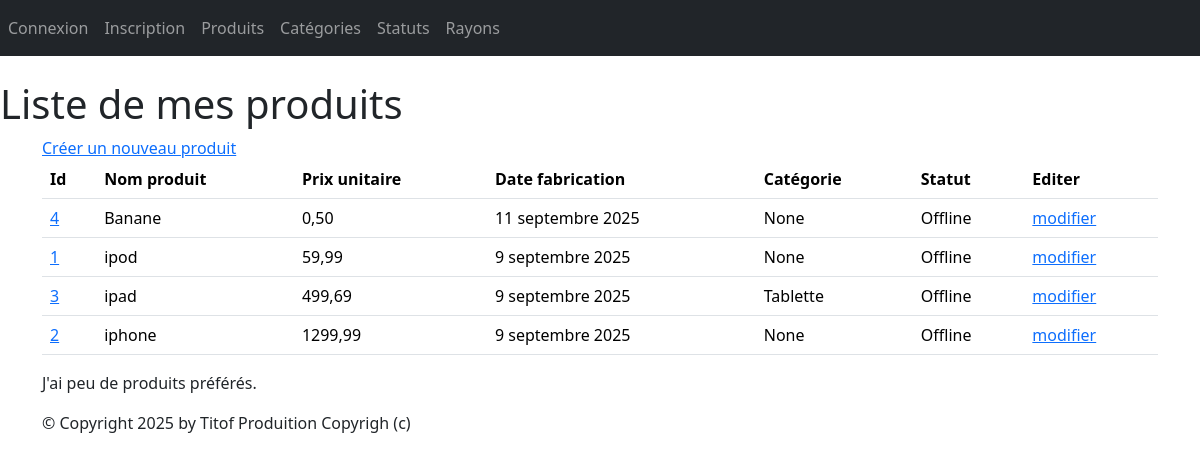
Page /monApp/produits/ on the earlier database version.
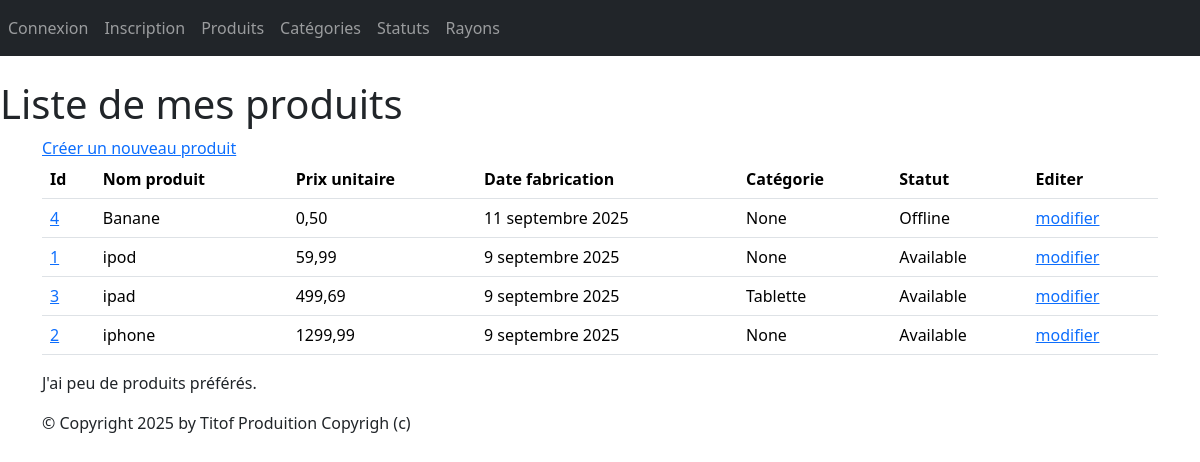
Same page on the later database version.
### monApp/models.py (models this page shows, shortened)
class Produit(models.Model):
    refProd = models.AutoField(primary_key=True)
    intituleProd = models.CharField(max_length=200)
    prixUnitaireProd = models.DecimalField(max_digits=10, decimal_places=2)
    dateFabrication = models.DateField(auto_now=True)
    categorie = models.ForeignKey(Categorie, on_delete=models.CASCADE, related_name="produits",null=True, blank=True)
    statut = models.ForeignKey(Statut, on_delete=models.SET_NULL, related_name="produits",null=True, blank=True)

class Statut(models.Model):
    idStatut = models.AutoField(primary_key=True)
    libelle = models.CharField(max_length=200)
    def __str__(self):
        return self.libelle

class Categorie(models.Model):
    idCat = models.AutoField(primary_key=True)
    nomCat = models.CharField(max_length=100)
    def __str__(self):
        return self.nomCat

### monApp/views.py (the view)
# urls.py: path("produits/", views.ProduitListView.as_view(), name="lst_prdts"),
class ProduitListView(ListView):
    model = Produit
    template_name = "monApp/list_produits.html"
    context_object_name = "prdts"
    queryset = Produit.objects.filter(refProd=2)
    def get_queryset(self ) :
        return Produit.objects.order_by("prixUnitaireProd")
    def get_context_data(self, **kwargs):
        context = super(ProduitListView, self).get_context_data(**kwargs)
        context['titremenu'] = "Liste de mes produits"
        return context

### monApp/templates/monApp/list_produits.html
{% extends 'monApp/base.html' %}
{% block menu %}
    <h1>{{titremenu}}</h1>
{% endblock %}
{% block contenu %}
    <a href="{% url 'crt-prdt' %}">Créer un nouveau produit</a>
    <table class="table">
        <thead>
            <tr>
                <th>Id</th>
                <th>Nom produit</th>
                <th>Prix unitaire</th>
                <th>Date fabrication</th>
                <th>Catégorie</th>
                <th>Statut</th>
                <th>Editer</th>
            </tr>
        </thead>
        <tbody>
            {% for prdt in prdts %}
                <tr>
                    <td><a href="{% url 'dtl_prdt' prdt.refProd %}">{{ prdt.refProd }}</a></td>
                    <td>{{ prdt.intituleProd }}</td>
                    <td>{{ prdt.prixUnitaireProd }}</td>
                    <td>{{ prdt.dateFabrication }}</td>
                    <td>{{ prdt.categorie }}</td>
                    <td>{{ prdt.statut }}</td>
                    <td><a href="{% url 'prdt_chng' prdt.refProd %}">modifier</a></td>
                </tr>
            {% endfor %}
        </tbody>
    </table>
    <p>
        J'ai
        {% if prdts|length < 5 %}
            peu de
        {% elif prdts|length < 10 %}
            quelques
        {% else %}
            beaucoup de
        {% endif %}
        produits préférés.
    </p>
{% endblock %}

### monApp/templates/monApp/base.html (shortened to what this page needs)
{% load static %}
<html>
<head>
    {% block styles %}
        <link rel="stylesheet" href="{% static 'styles.css' %}" />
        {% load django_bootstrap5 %}
        {% bootstrap_css %}
    {% endblock %}
</head>
<body>
    {% block nav %}
        <nav class="navbar navbar-expand-md navbar-dark bg-dark mb-4">
            <div class="collapse navbar-collapse" id="navbarNav">
                <ul class="navbar-nav ml-auto d-flex flex-row">
                    {% if user.is_authenticated %}
                        <li class="nav-item">
                            <a class="nav-link" href="{% url 'logout' %}">Déconnexion</a>
                        </li>
                    {% else %}
                        <li class="nav-item">
                            <a class="nav-link" href="{% url 'login' %}">Connexion</a>
                        </li>
                        <li class="nav-item">
                            <a class="nav-link" href="{% url 'register' %}">Inscription</a>
                        </li>
                    {% endif %}
                    <li class="nav-item">
                        <a class="nav-link" href="{% url 'lst_prdts' %}">Produits</a>
                    </li>
                    <li class="nav-item">
                        <a class="nav-link" href="{% url 'lst_cats' %}">Catégories</a>
                    </li>
                    <li class="nav-item">
                        <a class="nav-link" href="{% url 'lst_status' %}">Statuts</a>
                    </li>
                    <li class="nav-item">
                        <a class="nav-link" href="{% url 'lst_rayons' %}">Rayons</a>
                    </li>
                </ul>
            </div>
        </nav>
        {% block menu %}{% endblock %}
    {% endblock %}
    <main role="main" class="container top-pushed">
        <div class="jumbotron">
            {% block contenu %}
            {% endblock %}
        </div>
    </main>
    <footer class="footer">
        <div class="container">
            <p>&copy; Copyright {% now "Y" %} by Titof Produition Copyrigh (c)</p>
        </div>
    </footer>
</body>
</html>

### static/styles.css (style rules this page uses)
h1 { color:red }

Differences in the rows shown:
changed Produit "ipod": statut "Offline" → "Available"
changed Produit "ipad": statut "Offline" → "Available"
changed Produit "iphone": statut "Offline" → "Available"
